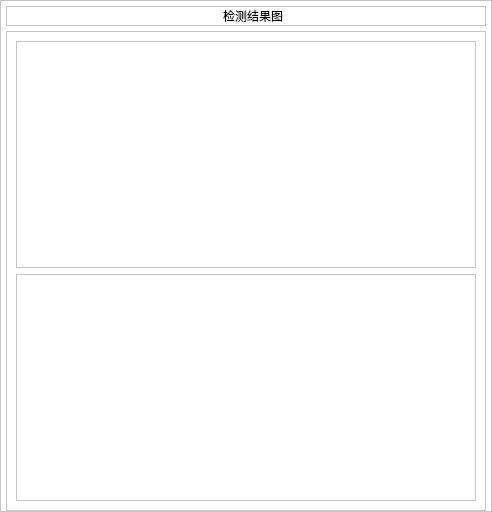
                               <widget class="QFrame" name="frame_36">
                                <property name="sizePolicy">
                                 <sizepolicy hsizetype="Expanding" vsizetype="Preferred">
                                  <horstretch>5</horstretch>
                                  <verstretch>0</verstretch>
                                 </sizepolicy>
                                </property>
                                <property name="styleSheet">
                                 <string notr="true">QFrame{
	
	background-color: rgb(255, 255, 255);
}</string>
                                </property>
                                <property name="frameShape">
                                 <enum>QFrame::StyledPanel</enum>
                                </property>
                                <property name="frameShadow">
                                 <enum>QFrame::Raised</enum>
                                </property>
                                <layout class="QVBoxLayout" name="verticalLayout_21">
                                 <property name="spacing">
                                  <number>5</number>
                                 </property>
                                 <property name="leftMargin">
                                  <number>5</number>
                                 </property>
                                 <property name="topMargin">
                                  <number>5</number>
                                 </property>
                                 <property name="rightMargin">
                                  <number>5</number>
                                 </property>
                                 <property name="bottomMargin">
                                  <number>0</number>
                                 </property>
                                 <item>
                                  <widget class="QFrame" name="frame_43">
                                   <property name="sizePolicy">
                                    <sizepolicy hsizetype="Preferred" vsizetype="Expanding">
                                     <horstretch>0</horstretch>
                                     <verstretch>1</verstretch>
                                    </sizepolicy>
                                   </property>
                                   <property name="frameShape">
                                    <enum>QFrame::StyledPanel</enum>
                                   </property>
                                   <property name="frameShadow">
                                    <enum>QFrame::Raised</enum>
                                   </property>
                                   <layout class="QHBoxLayout" name="horizontalLayout_13">
                                    <property name="spacing">
                                     <number>0</number>
                                    </property>
                                    <property name="leftMargin">
                                     <number>0</number>
                                    </property>
                                    <property name="topMargin">
                                     <number>0</number>
                                    </property>
                                    <property name="rightMargin">
                                     <number>0</number>
                                    </property>
                                    <property name="bottomMargin">
                                     <number>0</number>
                                    </property>
                                    <item>
                                     <widget class="QPushButton" name="backBtn_2">
                                      <property name="sizePolicy">
                                       <sizepolicy hsizetype="Expanding" vsizetype="Expanding">
                                        <horstretch>1</horstretch>
                                        <verstretch>5</verstretch>
                                       </sizepolicy>
                                      </property>
                                      <property name="styleSheet">
                                       <string notr="true">QPushButton{
	border:none;
}
QPushButton::pressed{
	padding-top:5px;
}</string>
                                      </property>
                                      <property name="text">
                                       <string/>
                                      </property>
                                      <property name="icon">
                                       <iconset>
                                        <normaloff>icon/icon_12af5u4ry7yi/返回.png</normaloff>icon/icon_12af5u4ry7yi/返回.png</iconset>
                                      </property>
                                      <property name="iconSize">
                                       <size>
                                        <width>30</width>
                                        <height>30</height>
                                       </size>
                                      </property>
                                     </widget>
                                    </item>
                                    <item alignment="Qt::AlignHCenter">
                                     <widget class="QLabel" name="label_31">
                                      <property name="sizePolicy">
                                       <sizepolicy hsizetype="Expanding" vsizetype="Preferred">
                                        <horstretch>20</horstretch>
                                        <verstretch>0</verstretch>
                                       </sizepolicy>
                                      </property>
                                      <property name="styleSheet">
                                       <string notr="true">QFrame{
	border:none;
	font: 12pt &quot;楷体&quot;;
}</string>
                                      </property>
                                      <property name="text">
                                       <string>检测结果图     </string>
                                      </property>
                                     </widget>
                                    </item>
                                   </layout>
                                  </widget>
                                 </item>
                                 <item>
                                  <widget class="QFrame" name="frame_45">
                                   <property name="sizePolicy">
                                    <sizepolicy hsizetype="Preferred" vsizetype="Expanding">
                                     <horstretch>0</horstretch>
                                     <verstretch>20</verstretch>
                                    </sizepolicy>
                                   </property>
                                   <property name="minimumSize">
                                    <size>
                                     <width>480</width>
                                     <height>480</height>
                                    </size>
                                   </property>
                                   <property name="maximumSize">
                                    <size>
                                     <width>480</width>
                                     <height>480</height>
                                    </size>
                                   </property>
                                   <property name="frameShape">
                                    <enum>QFrame::StyledPanel</enum>
                                   </property>
                                   <property name="frameShadow">
                                    <enum>QFrame::Raised</enum>
                                   </property>
                                   <layout class="QVBoxLayout" name="verticalLayout_24">
                                    <item>
                                     <widget class="QFrame" name="frame_46">
                                      <property name="frameShape">
                                       <enum>QFrame::StyledPanel</enum>
                                      </property>
                                      <property name="frameShadow">
                                       <enum>QFrame::Raised</enum>
                                      </property>
                                     </widget>
                                    </item>
                                    <item>
                                     <widget class="QFrame" name="frame_47">
                                      <property name="frameShape">
                                       <enum>QFrame::StyledPanel</enum>
                                      </property>
                                      <property name="frameShadow">
                                       <enum>QFrame::Raised</enum>
                                      </property>
                                     </widget>
                                    </item>
                                   </layout>
                                  </widget>
                                 </item>
                                </layout>
                               </widget>
